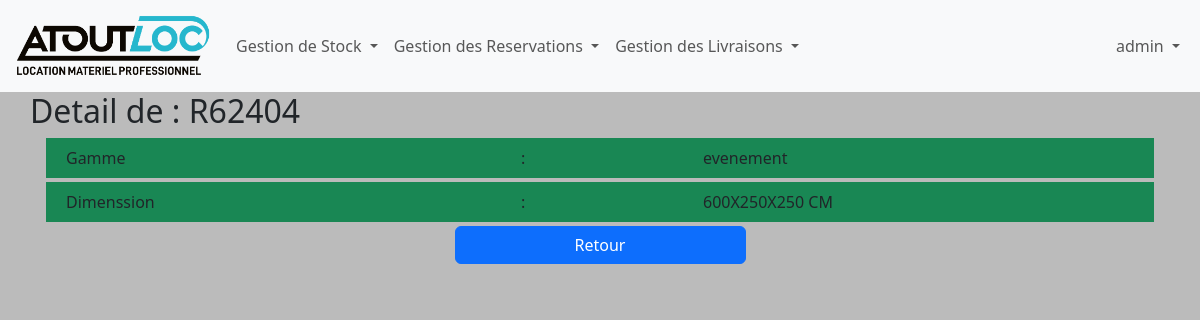
The app's page /detailStock/R62404 (signed in) with its own data.
### inventaire/models.py (models this page shows, shortened)
class Stock(models.Model):
    refMateriel=models.CharField(max_length=50,primary_key=True)
    designation=models.CharField(max_length=100)
    situation=models.CharField(max_length=50)
    lieu=models.CharField(max_length=100)
    categorie=models.CharField(max_length=50)

class Modulaire(models.Model):
    gammeChoices=[
        ('evenement','EVENEMENT'),
        ('chantier','CHANTIER')
    ]
    gamme=models.CharField(max_length=50,choices=gammeChoices)
    dimension=models.CharField(max_length=50)
    refMateriel=models.ForeignKey(Stock, on_delete=models.CASCADE)

### inventaire/views.py (the view)
# urls.py: path('detailStock/<str:ref>',detailStock,name='detailStock'),
@login_required
def detailStock(request, ref):
    mat=Stock.objects.filter(refMateriel=ref).values()[0]
    if (mat['categorie']=='GROUPE ELECTROGENE'):
        data=GroupeElectrogene.objects.filter(refMateriel=ref).values()[0]
    elif (mat['categorie']=='CABINES AUTONOMES'):
        data=CabinesAutonome.objects.filter(refMateriel=ref).values()[0]
    else:
        data=Modulaire.objects.filter(refMateriel=ref).values()[0]
    return render(request,"inventaire/detailStock.html",{
        'title':f"Detail de {ref}",
        'refrence':mat,
        'data':data,
    })

### inventaire/templates/inventaire/detailStock.html (shortened to what this page needs)
{% extends 'base.html' %}
{% block content %}
<h2>Detail de : {{refrence.refMateriel}}</h2>
<div class="container">
{% if refrence.categorie == 'GROUPE ELECTROGENE' %}
<div class="row bg-success p-2 m-1">
    <div class="col-md-5">Puissance </div>
    <div class="col-md-2">:</div>
    <div class="col-md-5">
        {{data.puissance}}
    </div>
</div>
<div class="row bg-success p-2 m-1">
    <div class="col-md-5">Marque </div>
    <div class="col-md-2">:</div>
    <div class="col-md-5">
        {{data.marque}}
    </div>
</div>
<div class="row bg-success p-2 m-1">
    <div class="col-md-5">Dimenssion </div>
    <div class="col-md-2">:</div>
    <div class="col-md-5">
        {{data.dimension}}
    </div>
</div>
{% elif refrence.categorie == 'MODULAIRE' %}
<div class="row bg-success p-2 m-1">
    <div class="col-md-5">Gamme </div>
    <div class="col-md-2">:</div>
    <div class="col-md-5">
        {{data.gamme}}
    </div>
</div>
<div class="row bg-success p-2 m-1">
    <div class="col-md-5">Dimenssion </div>
    <div class="col-md-2">:</div>
    <div class="col-md-5">
        {{data.dimension}}
    </div>
</div>
    {% endif %}
</div>
    <div class='row justify-content-center'>
         <a class="btn btn-primary w-25" href="{% url 'stock'%}" role="button">Retour</a>
    </div>
{% endblock content %}

### inventaire/templates/base.html (shortened to what this page needs)
<!DOCTYPE html>
{% load static %}
<html lang="en">
<head>
    <link rel="stylesheet" href="{% static 'css/bootstrap.css'%}">
    <link rel="stylesheet" href="{% static 'css/font-awesome.min.css'%}">
    <link rel="stylesheet" href="{% static 'css/style.css'%}">
</head>
<body>
<nav class="navbar navbar-expand-lg navbar-light bg-light">
    <div class="container-fluid">
        <a class="navbar-brand" href="{% url 'home'%}">
            <img src="{% static 'images/ATOUT.png'%}" class="img-fluid" width="200px" height="100px">
        </a>
        <div class="collapse navbar-collapse" id="navbarNavDropdown">
            <ul class="navbar-nav me-auto">
                <li class="nav-item dropdown">
                    <a class="nav-link dropdown-toggle" href="#" role="button" data-bs-toggle="dropdown">
                        Gestion de Stock
                    </a>
                </li>
                <li class="nav-item dropdown">
                    <a class="nav-link dropdown-toggle" href="#" role="button" data-bs-toggle="dropdown">
                        Gestion des Reservations
                    </a>
                </li>
                <li class="nav-item dropdown">
                    <a class="nav-link dropdown-toggle" href="#" role="button" data-bs-toggle="dropdown">
                        Gestion des Livraisons
                    </a>
                </li>
            </ul>
            <ul class="navbar-nav ms-auto">
                {% if user.is_authenticated %}
                <li class="nav-item dropdown">
                    <a class="nav-link dropdown-toggle" href="#" role="button" data-bs-toggle="dropdown">
                        {{ user.username }}
                    </a>
                </li>
                {% endif %}
            </ul>
        </div>
    </div>
</nav>
    <div class="w-90">
      {% block content %}
      {% endblock content %}
    </div>
</body>
</html>

### inventaire/static/css/style.css (style rules this page uses)
* { margin: 0; padding: 0; box-sizing: border-box; }
.w-90 { width: 95%; margin:auto; }
body { background:#BBB }

### records on screen
Stock: refMateriel "R62404"
Modulaire: gamme "evenement", dimension "600X250X250 CM"

### other values on screen
{{ user.username }} "admin"
